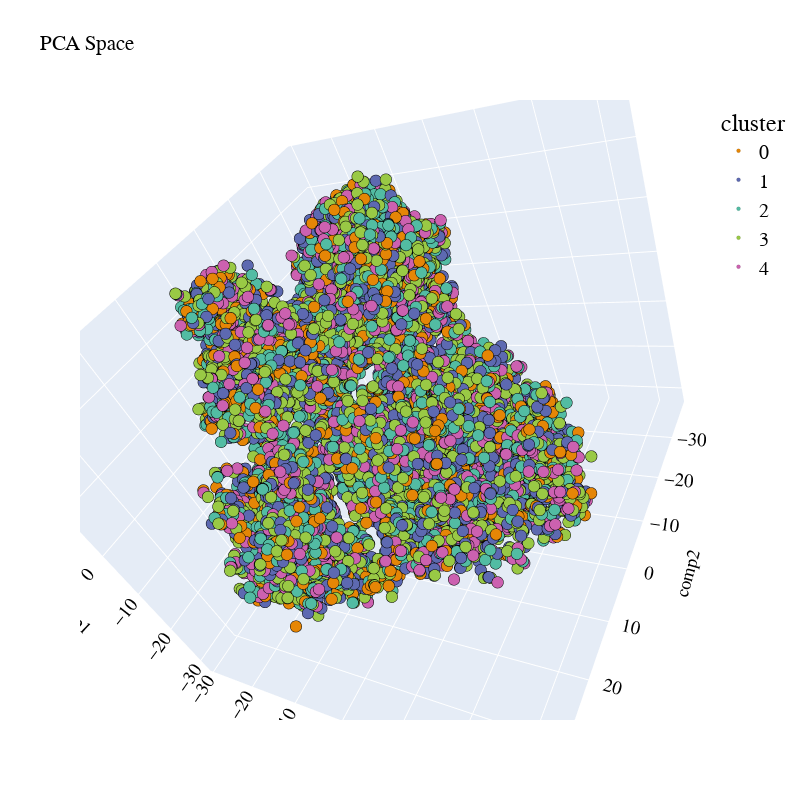

Source (notebook cell):
### Code cell
plot_pca_3d(df_tsne_3d, title = "PCA Space", opacity=1, width_line = 0.1)

### Figure 1 — Plotly figure (JSON) as saved in the notebook; plotly's stock layout.template omitted (floating-point values rounded to 4 significant figures; data arrays with more than 128 entries replaced by an {"elided": "..."} marker saying what was removed)
{"data": [{"hovertemplate": "cluster=0<br>comp1=%{x}<br>comp2=%{y}<br>comp3=%{z}<extra></extra>", "legendgroup": "0", "marker": {"color": "rgb(229, 134, 6)", "line": {"color": "black", "width": 0.1}, "opacity": 1, "size": 4, "symbol": "circle"}, "mode": "markers", "name": "0", "scene": "scene", "showlegend": true, "type": "scatter3d", "x": {"elided": "2046 float values"}, "y": {"elided": "2046 float values"}, "z": {"elided": "2046 float values"}}, {"hovertemplate": "cluster=1<br>comp1=%{x}<br>comp2=%{y}<br>comp3=%{z}<extra></extra>", "legendgroup": "1", "marker": {"color": "rgb(93, 105, 177)", "line": {"color": "black", "width": 0.1}, "opacity": 1, "size": 4, "symbol": "circle"}, "mode": "markers", "name": "1", "scene": "scene", "showlegend": true, "type": "scatter3d", "x": {"elided": "3286 float values"}, "y": {"elided": "3286 float values"}, "z": {"elided": "3286 float values"}}, {"hovertemplate": "cluster=2<br>comp1=%{x}<br>comp2=%{y}<br>comp3=%{z}<extra></extra>", "legendgroup": "2", "marker": {"color": "rgb(82, 188, 163)", "line": {"color": "black", "width": 0.1}, "opacity": 1, "size": 4, "symbol": "circle"}, "mode": "markers", "name": "2", "scene": "scene", "showlegend": true, "type": "scatter3d", "x": {"elided": "3099 float values"}, "y": {"elided": "3099 float values"}, "z": {"elided": "3099 float values"}}, {"hovertemplate": "cluster=3<br>comp1=%{x}<br>comp2=%{y}<br>comp3=%{z}<extra></extra>", "legendgroup": "3", "marker": {"color": "rgb(153, 201, 69)", "line": {"color": "black", "width": 0.1}, "opacity": 1, "size": 4, "symbol": "circle"}, "mode": "markers", "name": "3", "scene": "scene", "showlegend": true, "type": "scatter3d", "x": {"elided": "3846 float values"}, "y": {"elided": "3846 float values"}, "z": {"elided": "3846 float values"}}, {"hovertemplate": "cluster=4<br>comp1=%{x}<br>comp2=%{y}<br>comp3=%{z}<extra></extra>", "legendgroup": "4", "marker": {"color": "rgb(204, 97, 176)", "line": {"color": "black", "width": 0.1}, "opacity": 1, "size": 4, "symbol": "circle"}, "mode": "markers", "name": "4", "scene": "scene", "showlegend": true, "type": "scatter3d", "x": {"elided": "2308 float values"}, "y": {"elided": "2308 float values"}, "z": {"elided": "2308 float values"}}], "layout": {"autosize": true, "font": {"color": "black", "family": "Gilroy", "size": 15}, "height": 800, "legend": {"font": {"size": 20}, "title": {"font": {"family": "Times New Roman"}, "text": "cluster"}, "tracegroupgap": 0}, "scene": {"aspectmode": "auto", "aspectratio": {"x": 0.9139, "y": 1.138, "z": 0.9616}, "camera": {"center": {"x": 0, "y": 0, "z": 0}, "eye": {"x": 1.028, "y": 1.028, "z": 1.028}, "projection": {"type": "perspective"}, "up": {"x": 0.7331, "y": -0.6779, "z": -0.05518}}, "domain": {"x": [0, 1], "y": [0, 1]}, "xaxis": {"title": {"font": {"color": "black"}, "text": "comp1"}, "type": "linear"}, "yaxis": {"title": {"font": {"color": "black"}, "text": "comp2"}, "type": "linear"}, "zaxis": {"title": {"font": {"color": "black"}, "text": "comp3"}, "type": "linear"}}, "showlegend": true, "title": {"text": "PCA Space"}, "width": 800}}
